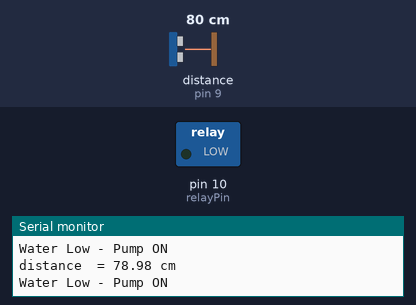
This sketch was run on a simulated Arduino Uno, built with avr-gcc and run on an emulated ATmega328P. Parts: switched loads named in the sketch (green lamp = pin HIGH), the last lines printed to the serial monitor. Wiring (inferred from the names in the program): ultrasonic range finder: trigger pin 8; echo pin 9. Inputs (shaded band) come from the test bench; at power-on: distance to the obstacle (sensor on pin 9) 80 cm. The echo pulse lasts 58.3 µs per cm; pins used as bus, display or sensor lines are not drawn.

Above: at 1.3 s.
1.4 s: distance to the obstacle (sensor on pin 9) set to 5 cm
3.5 s: distance to the obstacle (sensor on pin 9) set to 2 cm
At 4.1 s:
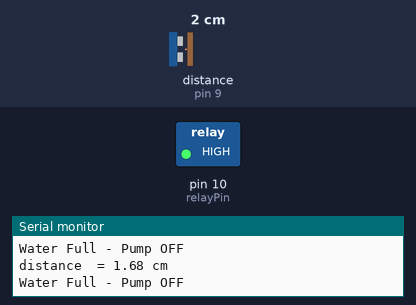
5.0 s: distance to the obstacle (sensor on pin 9) set to 13 cm
8.0 s: distance to the obstacle (sensor on pin 9) set to 16 cm
At 8.7 s:
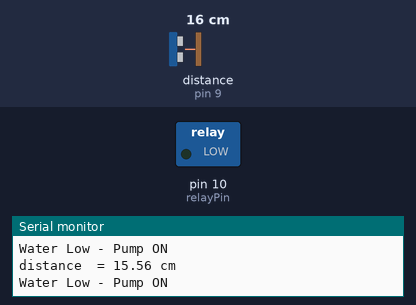
Timing chart, 0 to 10.5 s (numbered marks = the images above; inputs shaded):
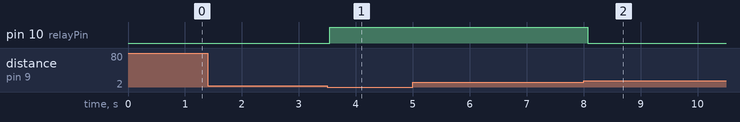

The sketch:

testingArduinoComponents.ino
```cpp
int trigPin = 8;
int echoPin = 9;
int relayPin = 10;
// relay_pin low = on


float distance;
float duration;

void setup() {
  pinMode(trigPin, OUTPUT);
  pinMode(echoPin, INPUT);
  pinMode(relayPin, OUTPUT);

  Serial.begin(9600);
}

void loop() {
  digitalWrite(trigPin, LOW);
  delay(2);
  digitalWrite(trigPin, HIGH);
  delayMicroseconds(10);
  digitalWrite(trigPin, LOW);

  duration = pulseIn(echoPin, HIGH);
  distance = (duration / 2) * 0.034;


  Serial.print("distance  = ");
  Serial.print(distance);
  Serial.print(" cm ");
  Serial.println("");

  if (distance >= 14) {
    digitalWrite(relayPin, LOW);
    Serial.println("Water Low - Pump ON");

  } else if (distance <= 2.9) {
    digitalWrite(relayPin, HIGH);
    Serial.println("Water Full - Pump OFF");


  } else if (distance >= 3.4 && distance <= 8) {
    Serial.println("Water Moderate");
  }


  delay(500);
}
```

Measured:
- the behaviour switches between 4 and 3 cm on distance to the obstacle (sensor on pin 9) (found by bisection; images 0 and 1)
- the behaviour switches between 14 and 15 cm on distance to the obstacle (sensor on pin 9) (found by bisection; images 1 and 2)
- after the input at 3.5 s, pin 10 (relayPin): LOW → HIGH at once
- after the input at 8.0 s, pin 10 (relayPin): HIGH → LOW after 0.07 s
